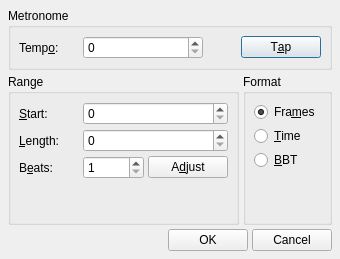
<?xml version="1.0" encoding="UTF-8"?>
<ui version="4.0">
 <author>rncbc aka Rui Nuno Capela</author>
 <comment>qtractor - An Audio/MIDI multi-track sequencer.

   Copyright (C) 2005-2010, rncbc aka Rui Nuno Capela. All rights reserved.

   This program is free software; you can redistribute it and/or
   modify it under the terms of the GNU General Public License
   as published by the Free Software Foundation; either version 2
   of the License, or (at your option) any later version.

   This program is distributed in the hope that it will be useful,
   but WITHOUT ANY WARRANTY; without even the implied warranty of
   MERCHANTABILITY or FITNESS FOR A PARTICULAR PURPOSE.  See the
   GNU General Public License for more details.

   You should have received a copy of the GNU General Public License along
   with this program; if not, write to the Free Software Foundation, Inc.,
   51 Franklin Street, Fifth Floor, Boston, MA 02110-1301 USA.

 </comment>
 <class>qtractorTempoAdjustForm</class>
 <widget class="QDialog" name="qtractorTempoAdjustForm">
  <property name="geometry">
   <rect>
    <x>0</x>
    <y>0</y>
    <width>340</width>
    <height>259</height>
   </rect>
  </property>
  <property name="focusPolicy">
   <enum>Qt::StrongFocus</enum>
  </property>
  <property name="windowTitle">
   <string>Tempo - Qtractor</string>
  </property>
  <property name="windowIcon">
   <iconset resource="qtractor.qrc">:/images/transportMetro.png</iconset>
  </property>
  <layout class="QGridLayout">
   <item row="0" column="0" colspan="2">
    <widget class="QGroupBox" name="TempoGroupBox">
     <property name="title">
      <string>Metronome</string>
     </property>
     <layout class="QGridLayout">
      <item row="0" column="0">
       <widget class="QLabel" name="TempoTextLabel">
        <property name="minimumSize">
         <size>
          <width>60</width>
          <height>0</height>
         </size>
        </property>
        <property name="text">
         <string>Temp&amp;o:</string>
        </property>
        <property name="buddy">
         <cstring>TempoSpinBox</cstring>
        </property>
       </widget>
      </item>
      <item row="0" column="1">
       <widget class="qtractorTempoSpinBox" name="TempoSpinBox">
        <property name="minimumSize">
         <size>
          <width>120</width>
          <height>0</height>
         </size>
        </property>
        <property name="toolTip">
         <string>Tempo/Time signature</string>
        </property>
       </widget>
      </item>
      <item row="0" column="2">
       <spacer>
        <property name="orientation">
         <enum>Qt::Horizontal</enum>
        </property>
        <property name="sizeHint" stdset="0">
         <size>
          <width>20</width>
          <height>20</height>
         </size>
        </property>
       </spacer>
      </item>
      <item row="0" column="3">
       <widget class="QPushButton" name="TempoPushButton">
        <property name="text">
         <string>T&amp;ap</string>
        </property>
       </widget>
      </item>
     </layout>
    </widget>
   </item>
   <item row="1" column="0">
    <widget class="QGroupBox" name="RangeGroupBox">
     <property name="title">
      <string>Range</string>
     </property>
	 <layout class="QGridLayout">
      <item row="0" column="0">
       <widget class="QLabel" name="RangeStartTextLabel">
        <property name="minimumSize">
         <size>
          <width>60</width>
          <height>0</height>
         </size>
        </property>
        <property name="text">
         <string>&amp;Start:</string>
        </property>
        <property name="buddy">
         <cstring>RangeStartSpinBox</cstring>
        </property>
       </widget>
      </item>
      <item row="0" column="1" colspan="2">
       <widget class="qtractorTimeSpinBox" name="RangeStartSpinBox">
        <property name="minimumSize">
         <size>
          <width>120</width>
          <height>0</height>
         </size>
        </property>
        <property name="toolTip">
         <string>Range start</string>
        </property>
       </widget>
      </item>
      <item row="1" column="0">
       <widget class="QLabel" name="RangeLengthTextLabel">
        <property name="minimumSize">
         <size>
          <width>60</width>
          <height>0</height>
         </size>
        </property>
        <property name="text">
         <string>&amp;Length:</string>
        </property>
        <property name="buddy">
         <cstring>RangeLengthSpinBox</cstring>
        </property>
       </widget>
      </item>
      <item row="1" column="1" colspan="2">
       <widget class="qtractorTimeSpinBox" name="RangeLengthSpinBox">
        <property name="minimumSize">
         <size>
          <width>120</width>
          <height>0</height>
         </size>
        </property>
        <property name="toolTip">
         <string>Range length</string>
        </property>
       </widget>
      </item>
      <item row="2" column="0">
       <widget class="QLabel" name="RangeBeatsTextLabel">
        <property name="minimumSize">
         <size>
          <width>60</width>
          <height>0</height>
         </size>
        </property>
        <property name="text">
         <string>B&amp;eats:</string>
        </property>
        <property name="buddy">
         <cstring>RangeLengthSpinBox</cstring>
        </property>
       </widget>
      </item>
      <item row="2" column="1">
       <widget class="QSpinBox" name="RangeBeatsSpinBox">
        <property name="toolTip">
         <string>Range beats</string>
        </property>
        <property name="minimum">
         <number>1</number>
        </property>
        <property name="maximum">
         <number>65536</number>
        </property>
       </widget>
      </item>
      <item row="2" column="2">
       <widget class="QPushButton" name="AdjustPushButton">
        <property name="text">
         <string>A&amp;djust</string>
        </property>
       </widget>
      </item>
      <item row="3" column="0" colspan="3">
       <spacer>
        <property name="orientation">
         <enum>Qt::Vertical</enum>
        </property>
        <property name="sizeHint" stdset="0">
         <size>
          <width>20</width>
          <height>20</height>
         </size>
        </property>
       </spacer>
      </item>
     </layout>
    </widget>
   </item>
   <item row="1" column="1">
    <widget class="QGroupBox" name="FormatGroupBox">
     <property name="title">
      <string>Format</string>
     </property>
     <layout class="QVBoxLayout">
      <item>
       <widget class="QRadioButton" name="FramesRadioButton">
        <property name="toolTip">
         <string>Frames</string>
        </property>
        <property name="text">
         <string>Fra&amp;mes</string>
        </property>
        <property name="checked">
         <bool>true</bool>
        </property>
       </widget>
      </item>
      <item>
       <widget class="QRadioButton" name="TimeRadioButton">
        <property name="toolTip">
         <string>Time (hh:mm:ss.zzz)</string>
        </property>
        <property name="text">
         <string>&amp;Time</string>
        </property>
       </widget>
      </item>
      <item>
       <widget class="QRadioButton" name="BbtRadioButton">
        <property name="toolTip">
         <string>BBT (bars.beats.ticks)</string>
        </property>
        <property name="text">
         <string>&amp;BBT</string>
        </property>
       </widget>
      </item>
      <item>
       <spacer>
        <property name="orientation">
         <enum>Qt::Vertical</enum>
        </property>
        <property name="sizeHint" stdset="0">
         <size>
          <width>20</width>
          <height>20</height>
         </size>
        </property>
       </spacer>
      </item>
     </layout>
    </widget>
   </item>
   <item row="2" column="0" colspan="2">
    <layout class="QHBoxLayout">
     <item>
      <spacer>
       <property name="orientation">
        <enum>Qt::Horizontal</enum>
       </property>
       <property name="sizeHint" stdset="0">
        <size>
         <width>20</width>
         <height>20</height>
        </size>
       </property>
      </spacer>
     </item>
     <item>
      <widget class="QPushButton" name="OkPushButton">
       <property name="text">
        <string>OK</string>
       </property>
       <property name="icon">
        <iconset resource="qtractor.qrc">:/images/formAccept.png</iconset>
       </property>
      </widget>
     </item>
     <item>
      <widget class="QPushButton" name="CancelPushButton">
       <property name="text">
        <string>Cancel</string>
       </property>
       <property name="icon">
        <iconset resource="qtractor.qrc">:/images/formReject.png</iconset>
       </property>
      </widget>
     </item>
    </layout>
   </item>
  </layout>
 </widget>
 <layoutdefault spacing="4" margin="8"/>
 <customwidgets>
  <customwidget>
   <class>qtractorTimeSpinBox</class>
   <extends>QSpinBox</extends>
   <header>qtractorSpinBox.h</header>
  </customwidget>
  <customwidget>
   <class>qtractorTempoSpinBox</class>
   <extends>QSpinBox</extends>
   <header>qtractorSpinBox.h</header>
  </customwidget>
 </customwidgets>
 <tabstops>
  <tabstop>TempoSpinBox</tabstop>
  <tabstop>TempoPushButton</tabstop>
  <tabstop>RangeStartSpinBox</tabstop>
  <tabstop>RangeLengthSpinBox</tabstop>
  <tabstop>RangeBeatsSpinBox</tabstop>
  <tabstop>AdjustPushButton</tabstop>
  <tabstop>FramesRadioButton</tabstop>
  <tabstop>TimeRadioButton</tabstop>
  <tabstop>BbtRadioButton</tabstop>
  <tabstop>OkPushButton</tabstop>
  <tabstop>CancelPushButton</tabstop>
 </tabstops>
 <resources>
  <include location="qtractor.qrc"/>
 </resources>
 <connections/>
</ui>
